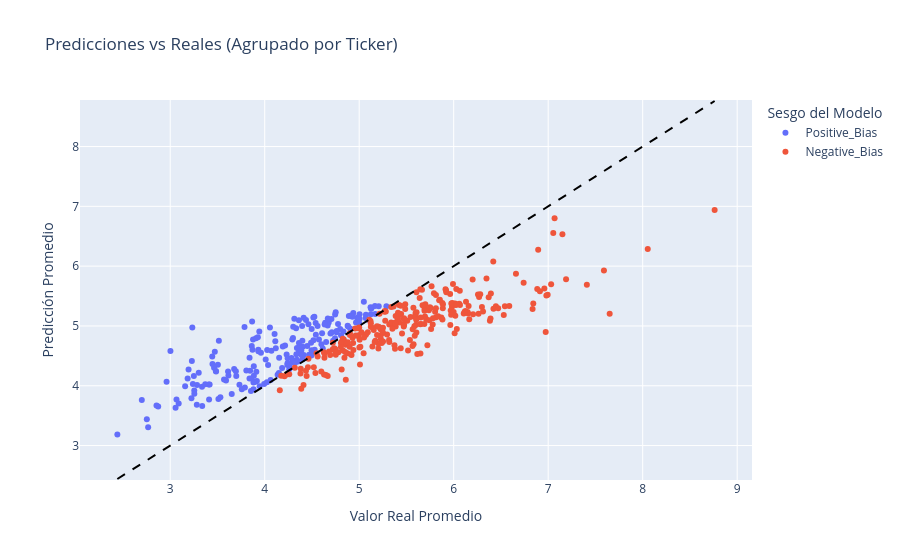

Source (notebook cell):
### Markdown cell above
Se generan 2 clusters segun las predicciones:
* Positive_Bias: si los residuos son mayores o iguales a cero.
* Negative_Bias: si los residuos son menores a cero.

### Code cell
# Se dividen los datos para predecir el valor de la última fecha disponible para cada ticker en el conjunto de test
X_train = X.iloc[:-len(df['Ticker'].unique())]  # Todos menos la última fecha de cada ticker
y_train = y.iloc[:-len(df['Ticker'].unique())]
X_test = X.iloc[-len(df['Ticker'].unique()):]   # Solo la última fecha de cada ticker
y_test = y.iloc[-len(df['Ticker'].unique()):]

# Recuperar el ticker usando el indice de y_test
tickers_test = df.loc[y_test.index, 'Ticker']

# Predicciones en el conjunto de test
y_pred = pipe.predict(X_test)

# Consolidar resultados individuales en un DataFrame
resultados_df = pd.DataFrame({
    'Ticker': tickers_test,
    'Predicho': y_pred,
    'Real': y_test
})

# Calcular el residuo para cada predicción
resultados_df['Residuo'] = resultados_df['Predicho'] - resultados_df['Real']

# Agrupar por ticker
resultados_agrupados = resultados_df.groupby('Ticker')[['Predicho', 'Real', 'Residuo']].mean()

# Generar el Cluster sobre el promedio de los residuos
resultados_agrupados['Cluster'] = ['Positive_Bias' if r >= 0 else 'Negative_Bias' 
                                   for r in resultados_agrupados['Residuo']]

# Visualizar
fig = px.scatter(
    resultados_agrupados, 
    x='Real', 
    y='Predicho', 
    color='Cluster',
    hover_name=resultados_agrupados.index, 
    labels={'Real':'Valor Real Promedio', 'Predicho':'Predicción Promedio', 'Cluster':'Sesgo del Modelo'},
    title='Predicciones vs Reales (Agrupado por Ticker)'
)

# Línea de identidad perfecta
min_val = resultados_agrupados['Real'].min()
max_val = resultados_agrupados['Real'].max()
fig.add_shape(type='line', x0=min_val, y0=min_val, x1=max_val, y1=max_val,
              line=dict(color='black', dash='dash', width=2))
fig.show()

# Estadísticas por cluster a nivel Ticker
over_mask = resultados_agrupados['Cluster'] == 'Positive_Bias'
under_mask = resultados_agrupados['Cluster'] == 'Negative_Bias'

print("\nEstadísticas por cluster (a nivel de Ticker):")
print(f"Overprediction: {over_mask.sum()} tickers, residuo medio global: {resultados_agrupados.loc[over_mask, 'Residuo'].mean():.4f}")
print(f"Underprediction: {under_mask.sum()} tickers, residuo medio global: {resultados_agrupados.loc[under_mask, 'Residuo'].mean():.4f}")

### Figure 1 — Plotly figure (JSON) as saved in the notebook; plotly's stock layout.template omitted (floating-point values rounded to 4 significant figures; data arrays with more than 128 entries replaced by an {"elided": "..."} marker saying what was removed)
{"data": [{"hovertemplate": "<b>%{hovertext}</b><br><br>Sesgo del Modelo=Positive_Bias<br>Valor Real Promedio=%{x}<br>Predicción Promedio=%{y}<extra></extra>", "hovertext": {"elided": "189 str values"}, "legendgroup": "Positive_Bias", "marker": {"color": "#636efa", "symbol": "circle"}, "mode": "markers", "name": "Positive_Bias", "orientation": "v", "showlegend": true, "type": "scatter", "x": {"elided": "189 float values"}, "xaxis": "x", "y": {"elided": "189 float values"}, "yaxis": "y"}, {"hovertemplate": "<b>%{hovertext}</b><br><br>Sesgo del Modelo=Negative_Bias<br>Valor Real Promedio=%{x}<br>Predicción Promedio=%{y}<extra></extra>", "hovertext": {"elided": "264 str values"}, "legendgroup": "Negative_Bias", "marker": {"color": "#EF553B", "symbol": "circle"}, "mode": "markers", "name": "Negative_Bias", "orientation": "v", "showlegend": true, "type": "scatter", "x": {"elided": "264 float values"}, "xaxis": "x", "y": {"elided": "264 float values"}, "yaxis": "y"}], "layout": {"legend": {"title": {"text": "Sesgo del Modelo"}, "tracegroupgap": 0}, "shapes": [{"line": {"color": "black", "dash": "dash", "width": 2}, "type": "line", "x0": 2.441, "x1": 8.762, "y0": 2.441, "y1": 8.762}], "title": {"text": "Predicciones vs Reales (Agrupado por Ticker)"}, "xaxis": {"anchor": "y", "domain": [0, 1], "title": {"text": "Valor Real Promedio"}}, "yaxis": {"anchor": "x", "domain": [0, 1], "title": {"text": "Predicción Promedio"}}}}
